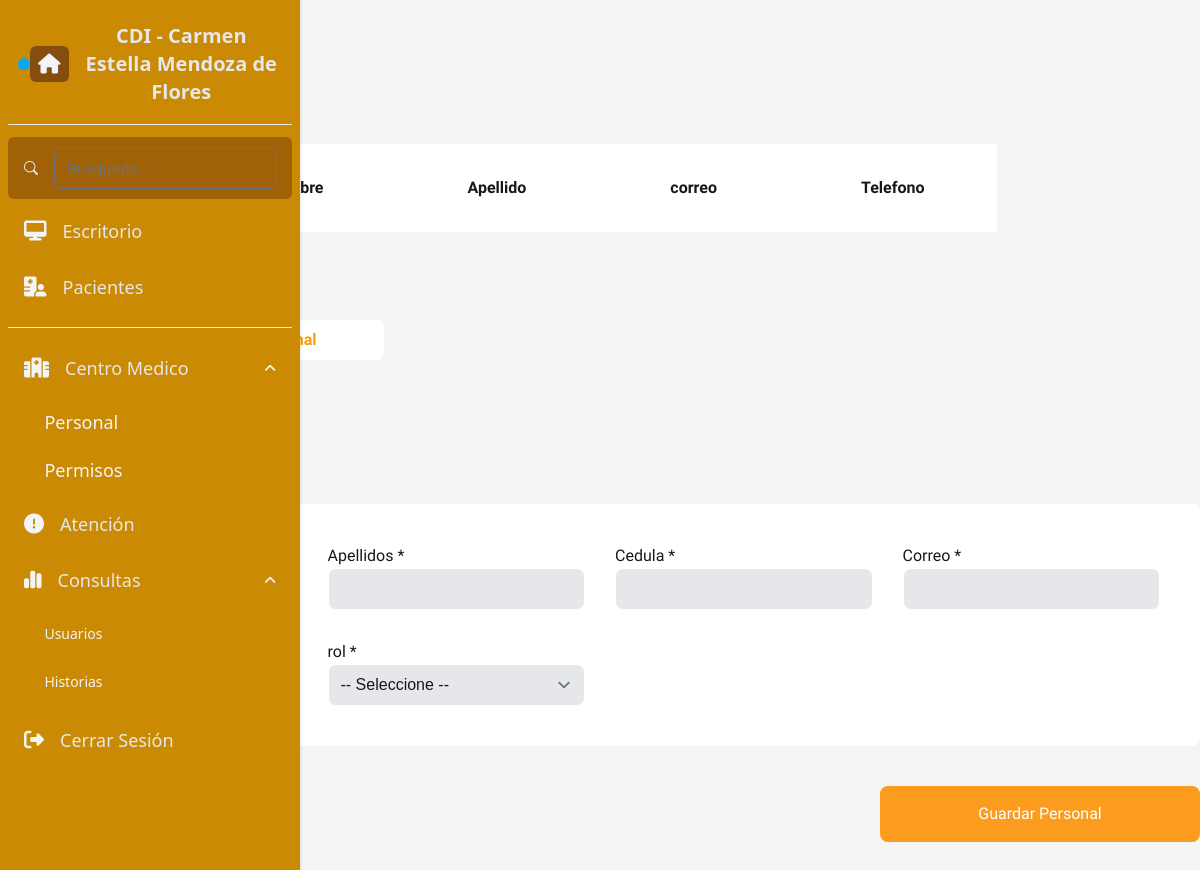
Before: /vista/personal.php with the older database file.
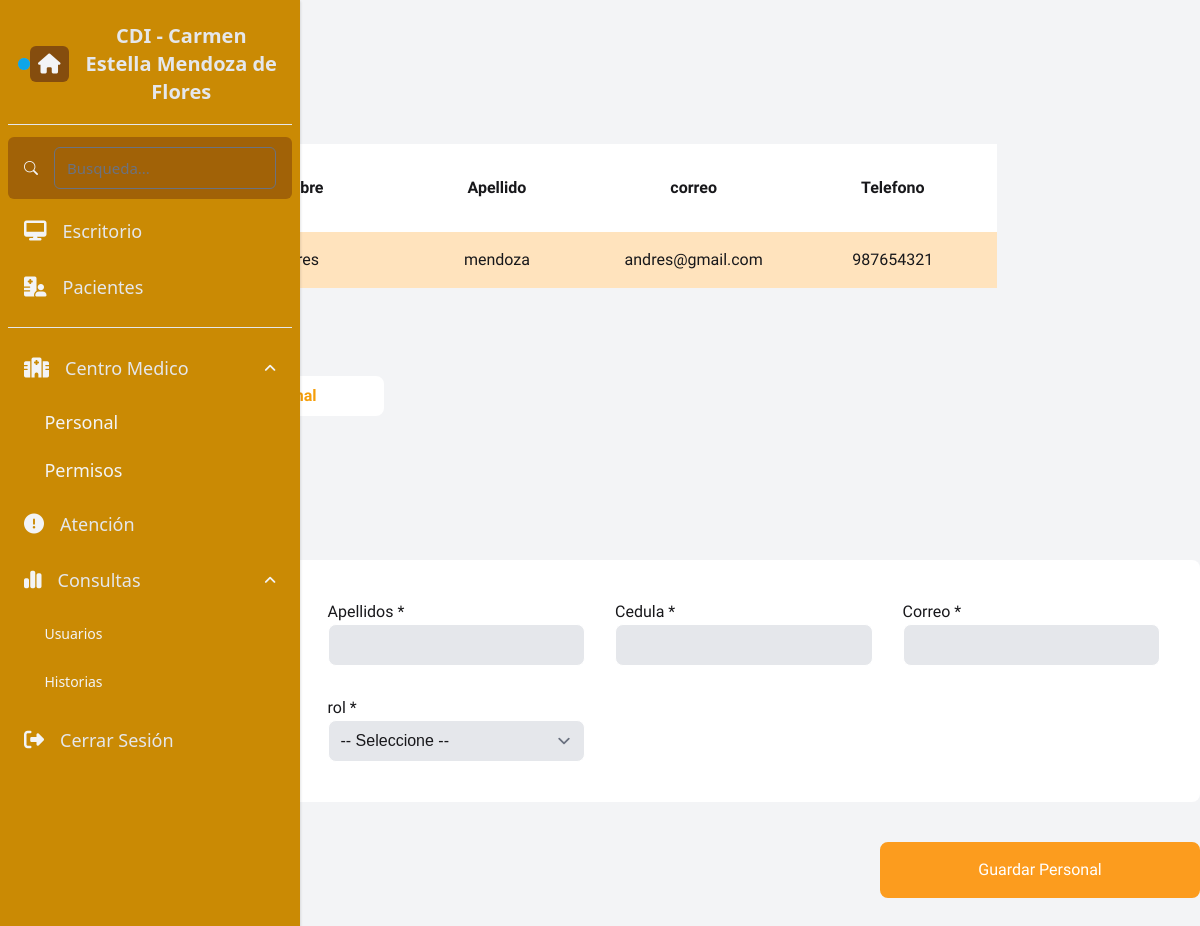
After: the same page with the newer database file.
### tables this page shows
CREATE TABLE `personal` (
  `cedula` int NOT NULL,
  `nombre` varchar(45) DEFAULT NULL,
  `apellido` varchar(45) DEFAULT NULL,
  `correo` varchar(45) DEFAULT NULL,
  `telefono` int DEFAULT NULL,
  `rol` varchar(45) DEFAULT NULL,
  PRIMARY KEY (`cedula`)
);

### vista/personal.php (the view, shortened to what this page needs)
<?php
    $db = conectarBD();
    $query = "SELECT * FROM personal";
    $resultadoConsulta = mysqli_query($db, $query);
    require 'comunes/librerias.php';
    require 'comunes/head.php';
?>
<body class="form-personal bg-gray-100">
    <section class="contenedor text-zinc-900">
        <h1 class="text-2xl py-6">Personal Registrado</h1>
        <a href="?pagina=personal" class="boton">Registrar Personal</a>
        <table class="my-10">
            <thead>
                <tr>
                    <th>Cedula</th>
                    <th>Nombre</th>
                    <th>Apellido</th>
                    <th>correo</th>
                    <th>Telefono</th>
                </tr>
            </thead>
            <tbody>
                <?php while($personal = mysqli_fetch_assoc($resultadoConsulta)): ?>
                <tr>
                    <td class="py-4"> <?php echo $personal['cedula']; ?> </td>
                    <td> <?php echo $personal['nombre']; ?> </td>
                    <td> <?php echo $personal['apellido']; ?></td>
                    <td> <?php echo $personal['correo']; ?></td>
                    <td> <?php echo $personal['telefono']; ?></td>
                </tr>
                <?php endwhile; ?>
            </tbody>
        </table>
    </section>
</body>
<?php
    $cedula = '';
    $apellido = '';
    $correo = '';
    require 'comunes/librerias.php';
    require 'comunes/head.php';
?>
<body class="form-personal bg-gray-100">
    <section class="contenedor text-zinc-900">
        <h1 class="text-2xl py-2">Personal</h1>
        <p class="text-zinc-400 bg-white border-8 rounded-lg border-white w-96">&nbsp; &nbsp; &nbsp; Agregar Personal &nbsp; &nbsp; > &nbsp; &nbsp;<span class="text-amber-500 font-bold">   Nuevo Personal</span></p>
        <p class="text-zinc-400 py-2 my-2">Las casillas con * son obligatorias</p>
        <a href="?pagina=personal" class="boton px-4 cursor-pointer" style="margin-top: 200px;">Volver</a>
        <h1 class="text-2xl py-4">Informacion General</h1>
        <form action="?pagina=personal"  method="POST"  enctype="multipart/form-data">
            <fieldset class="formulario bg-white p-10 rounded-lg">
                <div>
                    <label for="">Nombres *</label>
                    <br>
                </div>
                <div>
                    <label for="">Apellidos *</label>
                    <br>
                    <input type="text" class="bg-gray-200 rounded-lg border-white" name="apellido" id="apellido" value="<?php $apellido ?>">
                </div>
                <div>
                    <label for="">Cedula *</label>
                    <br>
                    <input type="number" class="bg-gray-200 rounded-lg border-white" name="cedula" id="cedula" value="<?php $cedula ?>">
                </div>
                <div>
                    <label for="">Correo *</label>
                    <br>
                    <input type="text" class="bg-gray-200 rounded-lg border-white" name="correo" id="correo" value="<?php $correo ?>">
                </div>
                <div>
                    <label for="">Telefono *</label>
                    <br>
                </div>
                <div>
                    <label for="">rol *</label>
                    <br>
                    <select name="rol" id="rol" class="bg-gray-200 rounded-lg border-white" style="font-family: 'Arial';">
                        <option value="">-- Seleccione --</option>
                    </select>
                </div>
            </fieldset>
            <input type="submit" value="Guardar Personal" class="boton float-end cursor-pointer w-80 py-2 px-4 my-10">
        </form>
    </section>
</body>

Changed rows visible on the page:
added personal: apellido "mendoza", correo "andres@gmail.com", telefono "987654321"
